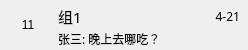
<?xml version="1.0" encoding="UTF-8"?>
<ui version="4.0">
 <class>Form</class>
 <widget class="QWidget" name="Form">
  <property name="geometry">
   <rect>
    <x>0</x>
    <y>0</y>
    <width>248</width>
    <height>50</height>
   </rect>
  </property>
  <property name="sizePolicy">
   <sizepolicy hsizetype="Preferred" vsizetype="Preferred">
    <horstretch>0</horstretch>
    <verstretch>0</verstretch>
   </sizepolicy>
  </property>
  <property name="windowTitle">
   <string>Form</string>
  </property>
  <layout class="QGridLayout" name="gridLayout">
   <property name="margin">
    <number>0</number>
   </property>
   <property name="spacing">
    <number>0</number>
   </property>
   <item row="0" column="0">
    <widget class="QWidget" name="GroupItemWidget" native="true">
     <property name="sizePolicy">
      <sizepolicy hsizetype="Preferred" vsizetype="Preferred">
       <horstretch>0</horstretch>
       <verstretch>0</verstretch>
      </sizepolicy>
     </property>
     <property name="minimumSize">
      <size>
       <width>0</width>
       <height>50</height>
      </size>
     </property>
     <property name="maximumSize">
      <size>
       <width>16777215</width>
       <height>16777215</height>
      </size>
     </property>
     <property name="styleSheet">
      <string notr="true"/>
     </property>
     <layout class="QGridLayout" name="WGridLayout">
      <property name="leftMargin">
       <number>10</number>
      </property>
      <property name="topMargin">
       <number>2</number>
      </property>
      <property name="rightMargin">
       <number>2</number>
      </property>
      <property name="bottomMargin">
       <number>2</number>
      </property>
      <property name="spacing">
       <number>6</number>
      </property>
      <item row="0" column="0">
       <widget class="QLabel" name="avatar">
        <property name="minimumSize">
         <size>
          <width>36</width>
          <height>36</height>
         </size>
        </property>
        <property name="maximumSize">
         <size>
          <width>36</width>
          <height>36</height>
         </size>
        </property>
        <property name="styleSheet">
         <string notr="true"/>
        </property>
        <property name="text">
         <string>11</string>
        </property>
        <property name="scaledContents">
         <bool>true</bool>
        </property>
        <property name="alignment">
         <set>Qt::AlignCenter</set>
        </property>
        <property name="textInteractionFlags">
         <set>Qt::NoTextInteraction</set>
        </property>
       </widget>
      </item>
      <item row="0" column="1">
       <layout class="QGridLayout" name="gridLayout_2" rowstretch="1,0" columnstretch="5,0,0">
        <property name="leftMargin">
         <number>6</number>
        </property>
        <property name="topMargin">
         <number>0</number>
        </property>
        <property name="rightMargin">
         <number>6</number>
        </property>
        <property name="bottomMargin">
         <number>0</number>
        </property>
        <property name="spacing">
         <number>0</number>
        </property>
        <item row="0" column="0">
         <widget class="QLabel" name="groupName">
          <property name="font">
           <font>
            <family>微软雅黑</family>
            <pointsize>11</pointsize>
           </font>
          </property>
          <property name="text">
           <string>组1</string>
          </property>
          <property name="alignment">
           <set>Qt::AlignLeading|Qt::AlignLeft|Qt::AlignVCenter</set>
          </property>
         </widget>
        </item>
        <item row="1" column="1" colspan="2">
         <widget class="QLabel" name="unreadLabel">
          <property name="text">
           <string/>
          </property>
          <property name="alignment">
           <set>Qt::AlignRight|Qt::AlignTrailing|Qt::AlignVCenter</set>
          </property>
         </widget>
        </item>
        <item row="1" column="0">
         <widget class="QLabel" name="groupInfo">
          <property name="font">
           <font>
            <family>微软雅黑</family>
            <pointsize>9</pointsize>
           </font>
          </property>
          <property name="text">
           <string>张三: 晚上去哪吃？</string>
          </property>
          <property name="alignment">
           <set>Qt::AlignLeading|Qt::AlignLeft|Qt::AlignVCenter</set>
          </property>
         </widget>
        </item>
        <item row="0" column="1" colspan="2">
         <widget class="QLabel" name="date">
          <property name="font">
           <font>
            <family>微软雅黑</family>
           </font>
          </property>
          <property name="text">
           <string>4-21</string>
          </property>
          <property name="alignment">
           <set>Qt::AlignRight|Qt::AlignTrailing|Qt::AlignVCenter</set>
          </property>
          <property name="textInteractionFlags">
           <set>Qt::NoTextInteraction</set>
          </property>
         </widget>
        </item>
       </layout>
      </item>
     </layout>
    </widget>
   </item>
  </layout>
 </widget>
 <resources/>
 <connections/>
</ui>
